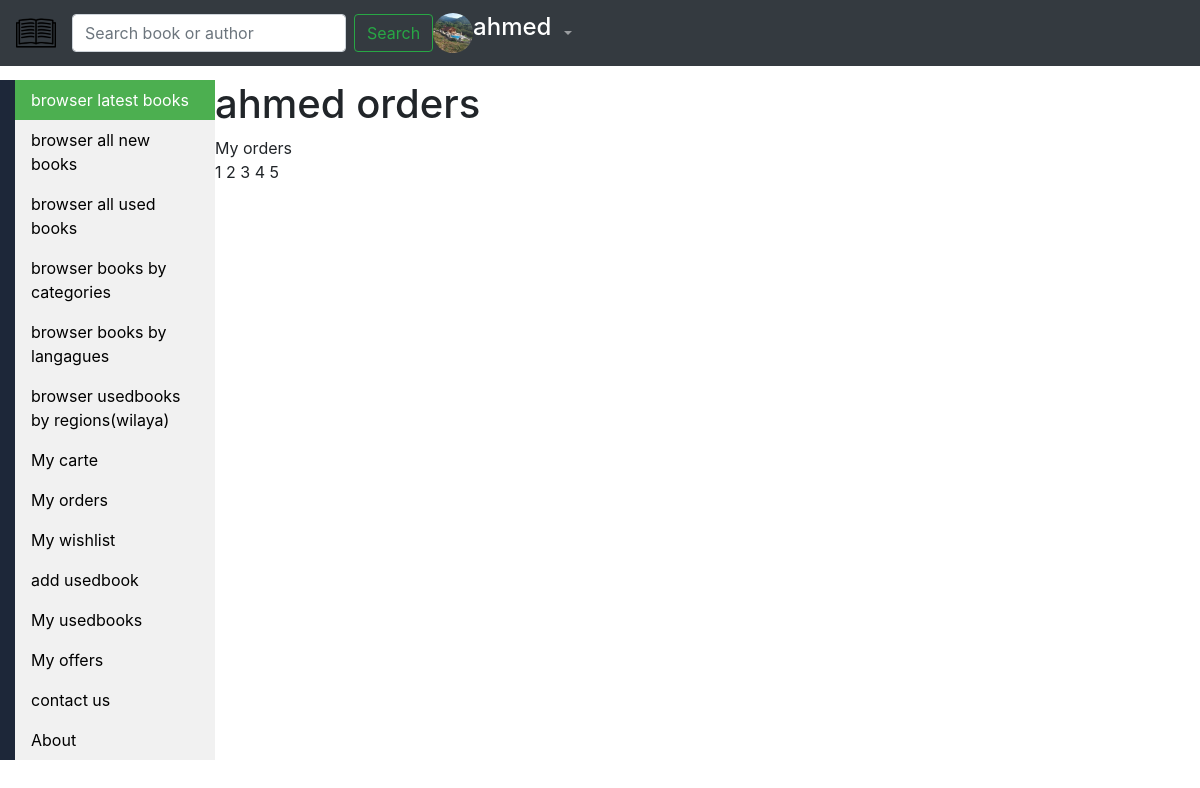
The app's page /order/myorders/ahmed/ (signed in) with its own data.
### users/models.py (models this page shows, shortened)
class Profile(models.Model):
      user = models.OneToOneField(User, on_delete=models.CASCADE)
      image = models.ImageField(default='default.jpg', upload_to='profile_pics')
      type = models.CharField(max_length = 100 , default = "client")

### order/models.py (models this page shows, shortened)
class Order(models.Model):
    userorder = models.ForeignKey(User , on_delete = models.CASCADE )
    ordered = models.BooleanField(default=False)
    bookorders = models.ManyToManyField(Bookorder)
    orderetat = models.CharField(max_length = 100 , default="waiting for submit")
    order_pub_date = models.DateTimeField(default = timezone.now)
    order_submit_date = models.DateTimeField(null = True,blank = True)
    order_delete_date = models.DateTimeField(null = True,blank = True)
    being_delivered = models.BooleanField(default=False)
    received = models.BooleanField(default=False)
    def __str__(self):
        return str(self.pk)

### order/views.py (the view)
# urls.py: path("myorders/<str:username>/",views.Myorders,name="myorders"),
@login_required
def Myorders(request,username):
    useroff = User.objects.filter(username=username).first()
    endorders = Order.objects.filter(userorder = useroff).exclude(ordered = False)
    context ={
          'useroff' : useroff,
          'endorders' : endorders
        }
    print(useroff)
    print(endorders)
    return render(request ,'myorders.html',context)

### order/templates/myorders.html
{%extends "store/base.html"%}
{% block content%}
    <h1> {{ user }} orders</h1>
My orders
<br>
{% for endorder in endorders %}
{{ endorder }}
{% endfor %}
{% endblock content%}

### store/templates/store/base.html (shortened to what this page needs)
{% load static %}
<!doctype html>
<html lang="en">
  <head>
    <link rel="stylesheet" href="https://maxcdn.bootstrapcdn.com/bootstrap/4.0.0/css/bootstrap.min.css">
    <link rel="stylesheet" type="text/css" href="{% static "store/main.css"%}">
  </head>
  <body>
    <header class="home-header">
      <nav class="navbar navbar-expand-md navbar-dark fixed-top bg-dark">
        <a class="navbar-brand" href="/"><img src="{% static 'img/logobookstore.png' %}" alt="" class="bookstorelogohome"></a>
        <div class="collapse navbar-collapse" id="navbarCollapse">
          <ul class="navbar-nav mr-auto">
            <form class="form-inline my-2 my-lg-0" action="{% url 'search_book' %}" method="get">
               <input class="form-control mr-sm-2" type="search" placeholder="Search book or author" aria-label="Search" name="search" value="{{ request.POST.search }}">
               <button class="btn btn-outline-success my-2 my-sm-0" type="submit">Search</button>
             </form>
            {%if user.is_authenticated %}
            <img src="{{ user.profile.image.url}}" class="rounded-circle user-home-img">
            <h4 class="usernameuserhomenavbar">{{ user.username }}</h1>
            <li class="nav-item dropdown">
              <a class="nav-link dropdown-toggle" href="#" id="navbarDropdown" role="button" data-toggle="dropdown" aria-haspopup="true" aria-expanded="false">
              </a>
            </li>
            {%endif%}
        </ul>
      </div>
    </nav>
    </header>
    <div class="container-fluid">
        <div class="row">
         <div class="col-md-2 leftcolhome">
           <ul class="ulleftcol">
             <li><a class="active lileftcol" href="/">browser latest books</a></li>
             <li><a class="lileftcol" href="{%url 'newbook-home'%}">browser all new books</a></li>
             <li><a class="lileftcol" href="{%url 'usedbook-home'%}">browser all used books</a></li>
             <li><a class="lileftcol" href="{%url 'categories-home'%}">browser books by categories</a></li>
             <li><a class="lileftcol" href="{%url 'langagueseng-home'%}">browser books by langagues</a></li>
             <li><a class="lileftcol" href="{%url 'regionusedbook-home'%}">browser usedbooks by regions(wilaya)</a></li>
             {%if user.is_authenticated %}
             <li><a class="lileftcol" href="{%url 'mycarte' user %}" >My carte</a></li>
             <li><a class="lileftcol" href="{%url 'myorders' user %}" >My orders</a></li>
             <li><a class="lileftcol" href="{%url 'wishlistuser' user %}" >My wishlist</a></li>
             <li><a class="lileftcol" href="{%url 'createusedbook'%}" >add usedbook</a></li>
             <li><a class="lileftcol" href="{%url 'userusedbooks' user %}" >My usedbooks</a></li>
             <li><a class="lileftcol" href="{%url 'useroffers' user %}" >My offers</a></li>
             {%endif%}
             <li><a class="lileftcol" href="{%url 'contactus'%}">contact us</a></li>
             <li><a class="lileftcol" href="{%url 'store-about'%}" >About</a></li>
           </ul>
           </div>
         <div class="col-md-10">
           {% block content %}{% endblock %}
         </div>
         </div>
    </div>
  </body>
</html>

### store/static/store/main.css (style rules this page uses)
.home-header { padding-bottom: 80px; }
.usernameuserhomenavbar { color: white; }
.bookstorelogohome { width: 40px; height: 40px; }
.user-home-img { width: 40px; height: 40px; }
.leftcolhome { background-color: #1d2739; }
.ulleftcol { list-style-type: none; margin: 0; padding: 0; width: 200px; background-color: #f1f1f1; }
.lileftcol { display: block; color: #000; padding: 8px 16px; text-decoration: none; }
.lileftcol.active { background-color: #4CAF50; color: white; }

### records on screen
Order: id "1"
Order: id "2"
Order: id "3"
Order: id "4"
Order: id "5"

### other values on screen
{{ user.username }} "ahmed"
{{ user }} "ahmed"
